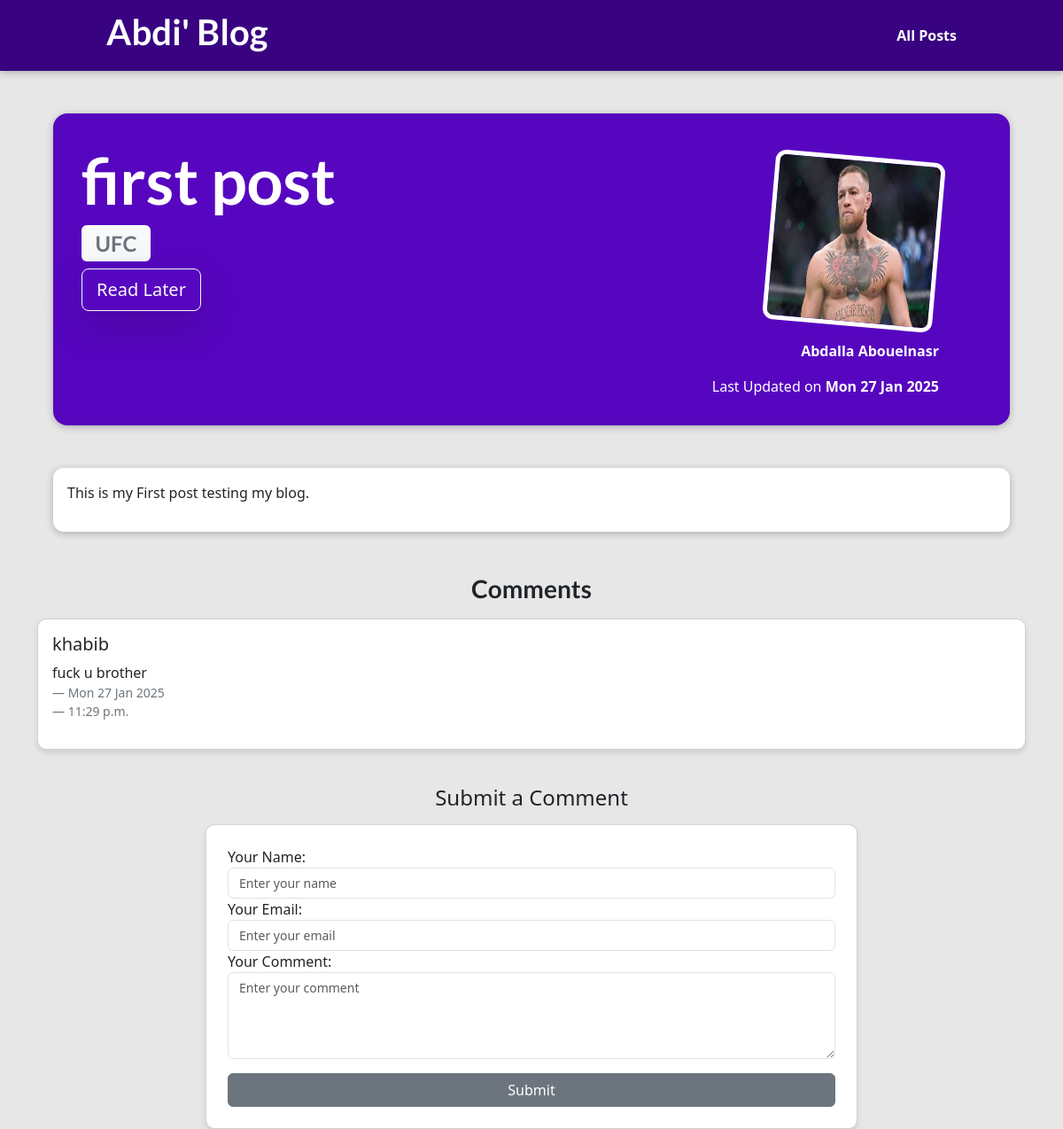
The page /posts/first-post on the database its author committed.
### blog/models.py (models this page shows, shortened)
class Post(models.Model):
    author = models.ForeignKey(
        Author, on_delete=models.SET_NULL, null=True, related_name="posts"
    )
    content = models.TextField(validators=[MinLengthValidator(5)])
    title = models.CharField(max_length=100)
    excerpt = models.CharField(max_length=300)
    date = models.DateField(auto_now=True)
    image = models.ImageField(upload_to="posts", null=True)
    slug = models.SlugField(max_length=100, unique=True)
    tag = models.ManyToManyField(Tag)
    class Meta:
        verbose_name_plural = "Posts"

class Tag(models.Model):
    caption = models.CharField(max_length=20)
    def __str__(self):
        return self.caption
    class Meta:
        verbose_name_plural = "tag"

class Author(models.Model):
    first_name = models.CharField(
        max_length=30,
    )
    last_name = models.CharField(
        max_length=30,
    )
    email = models.EmailField()
    def __str__(self):
        return f"{self.first_name} {self.last_name}"
    class Meta:
        verbose_name_plural = "Users"

class Comment(models.Model):
    user_name = models.CharField(max_length=100)
    user_email = models.EmailField()
    text = models.TextField(max_length=400)
    post = models.ForeignKey(Post, on_delete=models.CASCADE, related_name="comments")
    date = models.DateField(auto_now=True)
    time = models.TimeField(auto_now=True)

### blog/views.py (the view, shortened to what this page needs)
# urls.py: path("posts/<slug:slug>", views.PostDetailView.as_view(), name="post-detail-page"),
class PostDetailView(View):
    def get(self, request, slug):
        post = Post.objects.get(slug=slug)
        comments = Comment.objects.filter(post=post).order_by("-id")
        context = {
            "post": post,
            "tags": post.tag.all(),
            "comment_form": CommentForm(),
            "comments": comments
            }
        return render(request, "blog/post-detail.html", context)

### blog/forms.py
class CommentForm(forms.ModelForm):
    class Meta:
        model = Comment
        exclude = ["post"]
        labels = {
            "user_name":"Your Name",
            "user_email":"Your Email",
            "text":"Your Comment",
            }
        error_messages = {
            "user_name":{
                "required":"Please Enter Your Name",
                "max_length":"Name Cannot Exceed 100 Characters",
            },
            "user_email":{
                "required":"Please Enter Your Email Address",
                "invalid":"Please Enter a Goddamn Valid Email",
                "max_length":"what kind of email is this long?",
            }
        }
        widgets = {
            "user_name": forms.TextInput(attrs={"class": "form-control", "placeholder": "Enter your name"}),
            "user_email": forms.EmailInput(attrs={"class": "form-control", "placeholder": "Enter your email"}),
            "text": forms.Textarea(attrs={"class": "form-control", "placeholder": "Enter your comment", "rows": 4}),
        }

### blog/templates/blog/post-detail.html (shortened to what this page needs)
{% extends "base.html" %}
{% load static %}
{% block css_files %}
<link rel="stylesheet" href="{% static 'blog/post-detail.css' %}">
{% endblock %}
{% block content %}
<section id="summary">
    <h2>{{post.title}}</h2>
    {% for tag in tags %}
    <h3 class="badge text-bg-light fs-4 text-secondary">{{tag}}</h3>
    {% endfor %}
    <div>
        <button class="btn btn-outline-light shadow-lg btn-lg">Read Later</button>
    </div>
    <article>
        <img src="{{ post.image.url }}" alt="">
        <address> <a href="mailto:{{post.author.email}}">{{post.author}}</a></address>
        <div>
            Last Updated on <Time>{{post.date|date:"D d M Y"}}</Time>
        </div>
    </article>
</section>
<main>
    <p>{{post.content}}</p>
</main>
<section class="comments mt-4">
    <h3 class="mb-3 text-center">Comments</h3>
    <div class="container">
        <div class="row justify-content-center">
            <div class="col-md-12">
                {% for comment in comments %}
                <div class="card mb-3">
                    <div class="card-body">
                        <h5 class="card-title">{{ comment.user_name }}</h5>
                        <p class="card-text">{{ comment.text }}</p>
                        <footer class="blockquote-footer">{{ comment.date|date:"D d M Y" }}</footer>
                        <footer class="blockquote-footer">{{ comment.time }}</footer>
                    </div>
                </div>
                {% empty %}
                <p>No comments yet. Be the first to comment!</p>
                {% endfor %}
            </div>
        </div>
    </div>
</section>
<section class="comment-form mt-4">
    <h4 class="mb-3 text-center">Submit a Comment</h4>
    <div class="container">
        <div class="row justify-content-center">
            <div class="col-md-8">
                <div class="card p-4">
                    <form action="{% url 'post-detail-page' post.slug %}" method="POST" class="form">
                        {{ comment_form }}
                        <div class="d-flex justify-content-center">
                            <button type="submit" class="btn btn-secondary w-100 mt-3">Submit</button>
                        </div>
                    </form>
                </div>
            </div>
        </div>
    </div>
</section>
{% endblock %}

### static/app.css (style rules this page uses)
* { box-sizing: border-box; }
html { font-family: 'Open Sans', 'Lato', sans-serif; }
body { margin: 0; }
h1, h2, h3 { font-family: 'Lato', sans-serif; font-weight: bold; }

### blog/static/blog/post-detail.css (style rules this page uses)
body { background-color: #e7e7e7; }
#summary { margin: 8rem auto 3rem auto; padding: 2rem; width: 90%; max-width: 90rem; border-radius: 16px; background-color: #5706c0; position: relative; box-shadow: 0 2px 8px rgba(0, 0, 0, 0.25); height: 22rem; }
#summary h2 { color: white; font-size: 4.5rem; }
#summary article { position: absolute; top: 2rem; right: 3rem; padding: 1rem 2rem; border-radius: 12px; text-align: right; color: white; }
#summary article img { width: 12rem; height: 12rem; border-radius: 12px; transform: rotateZ(5deg); border: 5px solid white; margin-bottom: 1rem; }
#summary address { font-weight: bold; }
#summary a { color: white; text-decoration: none; }
#summary time { font-weight: bold; }
main { width: 90%; max-width: 90rem; margin: 3rem auto; background-color: white; padding: 1rem; border-radius: 12px; box-shadow: 0 2px 8px rgba(0, 0, 0, 0.25); }
.form-control { font-size: 14px; }
.card { border-radius: 10px; box-shadow: 0px 4px 6px rgba(0, 0, 0, 0.1); }

### rows shown on the page
Post: title "first post", image (picture), author "Abdalla Abouelnasr", date "Mon 27 Jan 2025", content "This is my First post testing my blog."
Tag: caption "UFC"
Comment: user_name "khabib", text "fuck u brother", date "Mon 27 Jan 2025", time "11:29 p.m."
